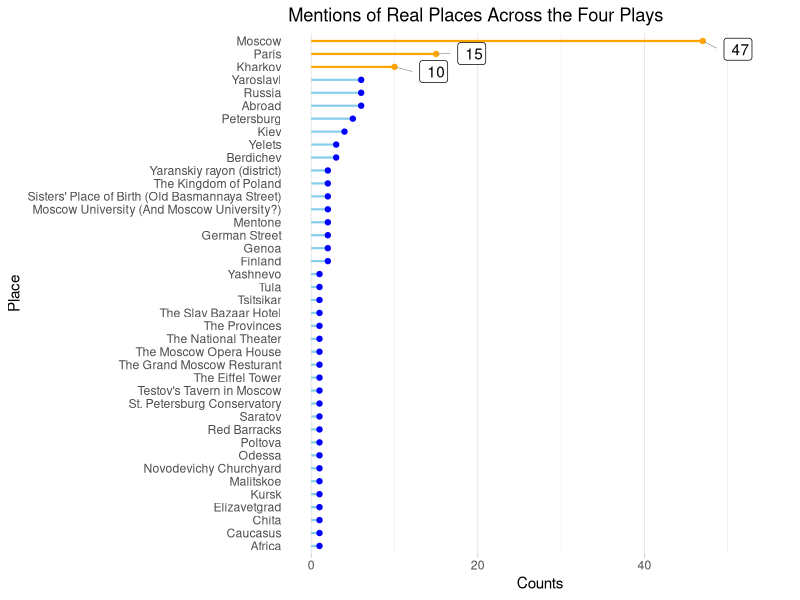
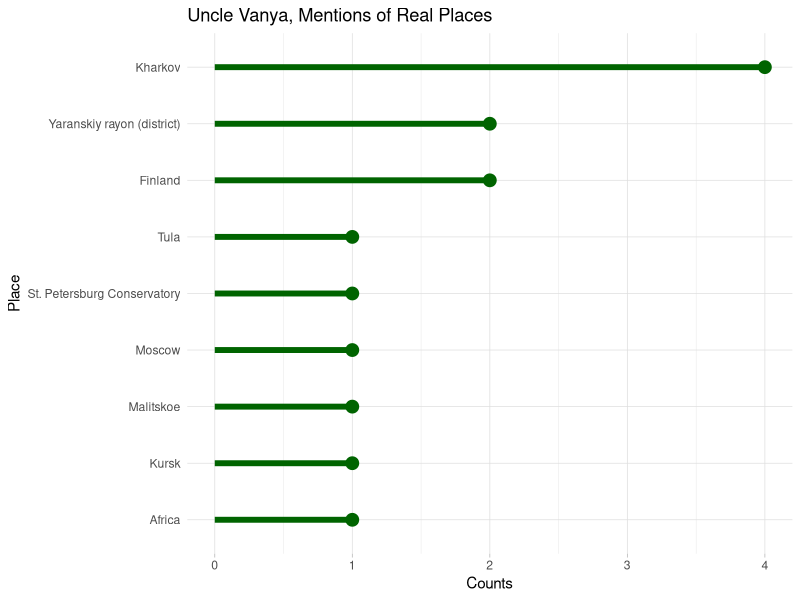
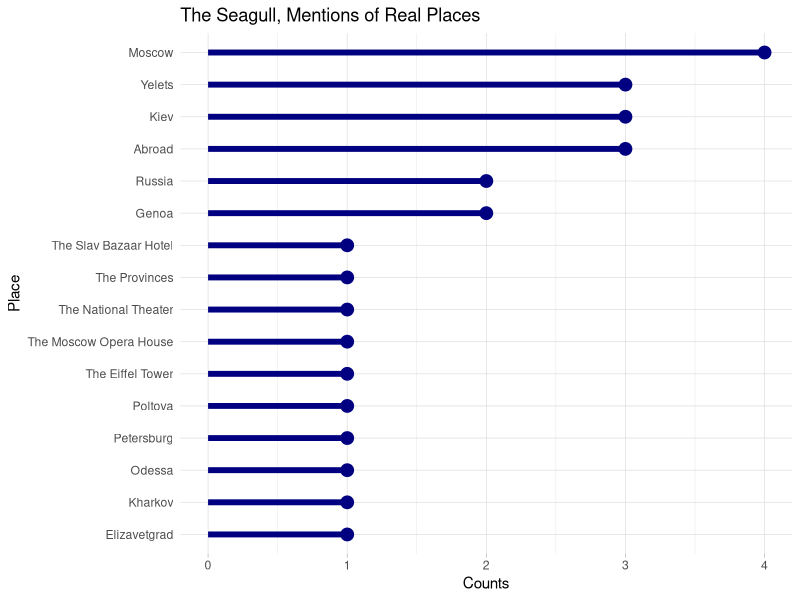
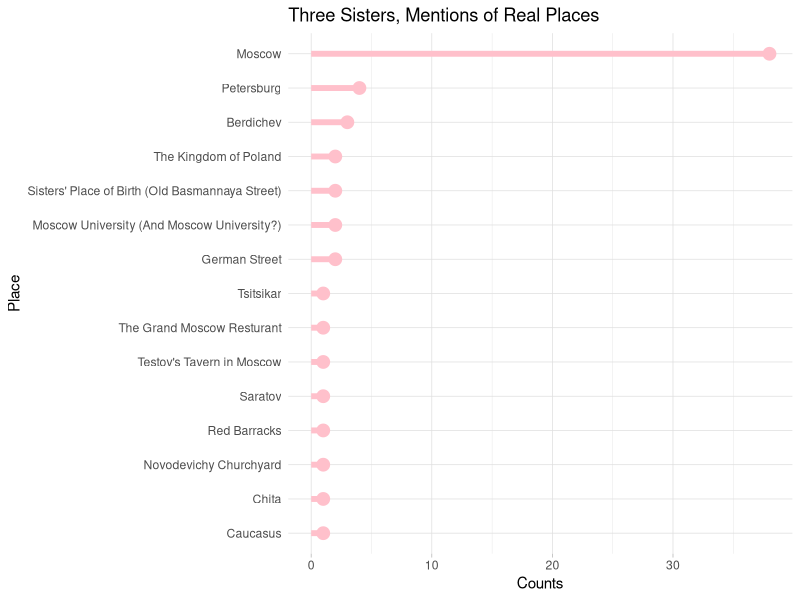
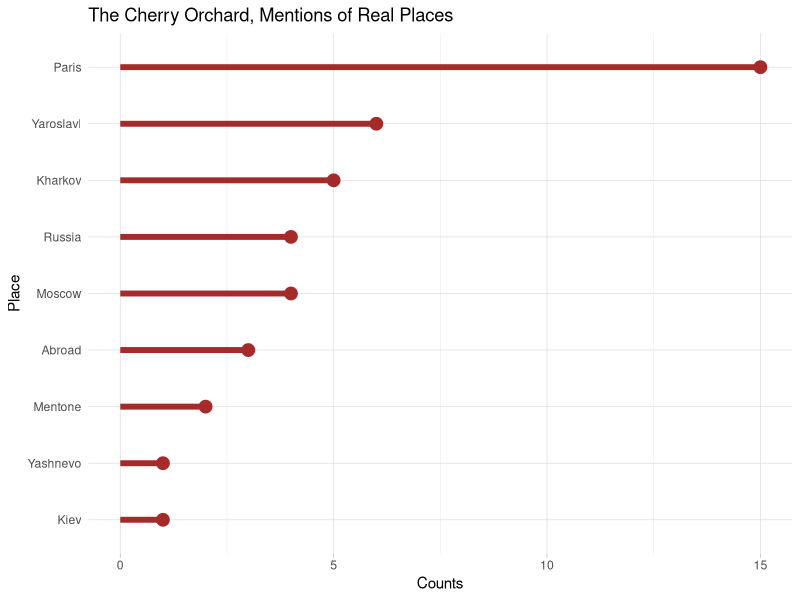
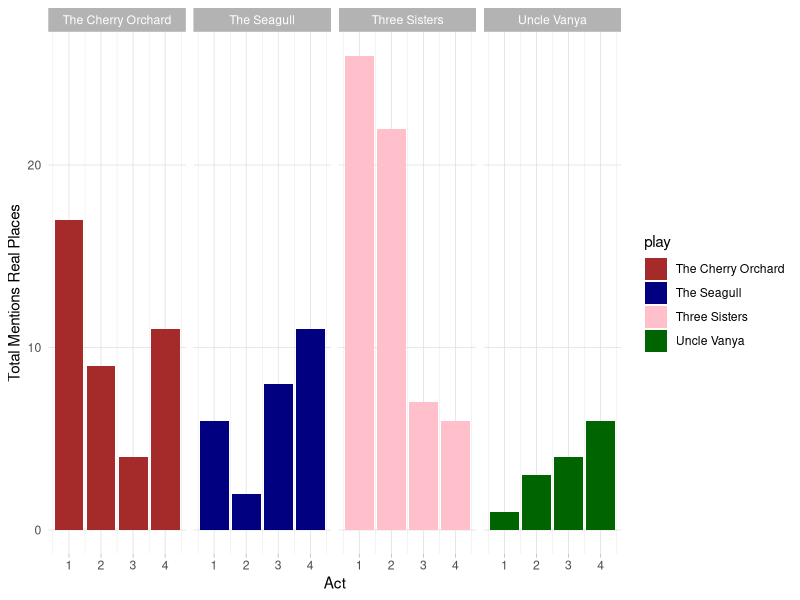

Recreate these plots in R, in order.
## ---- chunk 1
knitr::opts_chunk$set(echo = FALSE, error = FALSE, message = FALSE, warning = FALSE)

# Load libraries
library(tidyverse)
library(ggplot2)
library(readr)
library(stringr)
library(scales)
library(knitr)
library(kableExtra)
library(ggrepel)
## ---- chunk 2

# Load data

counts_real <- read_csv("counts_real_places.csv") %>%
  mutate(period = case_when(
    act == "Act I" ~ 1,
    act == "Act II" ~ 2,
    act == "Act III" ~ 3,
    act == "Act IV" ~ 4
  ))

## ---- chunk 3

# Summarize data across the four plays

counts_total <- counts_real %>%
  group_by(object) %>%
  summarise(total = sum(mentions)) %>%
  ungroup() 

# Reorder

counts_total <-counts_total[order(counts_total$total), ] 
counts_total$object <- factor(counts_total$object, levels = counts_total$object)

# Graph

counts_total %>%
  ggplot(aes(x = reorder(object, -total), y = total, label = total)) +
  geom_segment(aes(x = object, 
                   xend = object,
                   y = 0,
                   yend = total),
                   color = ifelse(counts_total$object %in% 
                                c("Moscow","Kharkov", "Paris"), "orange", "skyblue"),
                   size = .75) +
  geom_point(color = ifelse(counts_total$object %in% 
                              c("Moscow","Kharkov", "Paris"), "orange", "blue")) + 
  geom_label_repel(data = subset(counts_total, total > 9),
                   segment.size  = 0.2,
                   segment.color = "grey50",
                   nudge_y       = 5,
                  # direction     = "x",
                   hjust = 1) + 
  labs(title = "Mentions of Real Places Across the Four Plays") + 
  xlab("Place") +
  ylab("Counts") +
  theme_light() +
  ylim(0,55) +
  coord_flip() +
  theme(
    panel.grid.major.y = element_blank(),
    panel.border = element_blank(),
    axis.ticks.y = element_blank()) 

## ---- chunk 4
#Uncle Vanya 

counts_real_vanya<- counts_real %>%
  filter(play == "Uncle Vanya") %>%
  group_by(object) %>%
  summarize(total = sum(mentions)) %>%
  ungroup()

# Reorder

counts_real_vanya <-counts_real_vanya[order(counts_real_vanya$total), ] 
counts_real_vanya$object <- factor(counts_real_vanya$object, levels = counts_real_vanya$object)

counts_real_vanya %>%
  ggplot(aes(x = reorder(object, -total), y = total)) + 
  geom_segment(aes(x = object, 
                   xend = object,
                   y = 0,
                   yend = total),
               color = "darkgreen",
               size = 2) +
  geom_point(color = "darkgreen", size = 4) + 
  xlab("Place") +
  ylab("Counts") + 
  labs(title = "Uncle Vanya, Mentions of Real Places") +
  ylim(0,4) +
  theme_light() +
  coord_flip() + 
  theme(
    panel.grid.minor.y = element_blank(),
    panel.border = element_blank(),
    axis.ticks.y = element_blank())
  

## ---- chunk 5

v_1 <- counts_real %>%
  filter(play == "Uncle Vanya", act == "Act I") %>%
  select(-period, -play)
  

v_2 <- counts_real %>%
  filter(play == "Uncle Vanya", act == "Act II") %>%
  select(-period, -play)

v_3 <- counts_real %>% 
  filter(play == "Uncle Vanya", act == "Act III") %>%
  select(-period, -play)

v_4 <- counts_real %>%
  filter(play == "Uncle Vanya", act == "Act IV") %>%
  select(-period, -play)
  

rbind(v_1,v_2,v_3,v_4) %>%
  select(-act) %>%
  kable(col.names = 
          c("Place", "Mentions"),
            caption = "Place Mentions by Act, Uncle Vanya") %>%
  kable_styling(bootstrap_options = c("striped", "condensed")) %>%
  group_rows("Act I", 1,1) %>%
  group_rows("Act II", 2, 4) %>%
  group_rows("Act III", 5,7) %>%
  group_rows("Act IV", 8,11)


 

## ---- chunk 6

#Seagull

counts_real_gull<- counts_real %>%
  filter(play == "The Seagull") %>%
  group_by(object) %>%
  summarize(total = sum(mentions)) %>%
  ungroup()

# Reorder

counts_real_gull <-counts_real_gull[order(counts_real_gull$total), ] 
counts_real_gull$object <- factor(counts_real_gull$object, levels = counts_real_gull$object)

counts_real_gull %>%
  ggplot(aes(x = reorder(object, -total), y = total)) + 
  geom_segment(aes(x = object, 
                   xend = object,
                   y = 0,
                   yend = total),
               color = "navy",
               size = 2) +
  geom_point(color = "navy", size = 4) + 
  xlab("Place") +
  ylab("Counts") + 
  labs(title = "The Seagull, Mentions of Real Places") +
  #ylim(0,4) +
  theme_light() +
  coord_flip() + 
  theme(
    panel.grid.minor.y = element_blank(),
    panel.border = element_blank(),
    axis.ticks.y = element_blank())

## ---- chunk 7

gull_1 <- counts_real %>%
  filter(play == "The Seagull", act == "Act I") %>%
  select(-period, -play)
  

gull_2 <- counts_real %>%
  filter(play == "The Seagull", act == "Act II") %>%
  select(-period, -play)

gull_3 <- counts_real %>% 
  filter(play == "The Seagull", act == "Act III") %>%
  select(-period, -play)

gull_4 <- counts_real %>%
  filter(play == "The Seagull", act == "Act IV") %>%
  select(-period, -play)
  

rbind(gull_1,gull_2,gull_3,gull_4) %>%
  select(-act) %>%
  kable(col.names = 
          c("Place", "Mentions"),
            caption = "Place Mentions by Act, The Seagull") %>%
  kable_styling(bootstrap_options = c("striped", "condensed")) %>%
  group_rows("Act I", 1,5) %>%
  group_rows("Act II", 6, 7) %>%
  group_rows("Act III", 8,14) %>%
  group_rows("Act IV", 15,21)

## ---- chunk 8

#Sisters

counts_real_sis<- counts_real %>%
  filter(play == "Three Sisters") %>%
  group_by(object) %>%
  summarize(total = sum(mentions)) %>%
  ungroup()

# Reorder

counts_real_sis <-counts_real_sis[order(counts_real_sis$total), ] 
counts_real_sis$object <- factor(counts_real_sis$object, levels = counts_real_sis$object)

counts_real_sis %>%
  ggplot(aes(x = reorder(object, -total), y = total)) + 
  geom_segment(aes(x = object, 
                   xend = object,
                   y = 0,
                   yend = total),
               color = "pink",
               size = 2) +
  geom_point(color = "pink", size = 4) + 
  xlab("Place") +
  ylab("Counts") + 
  labs(title = "Three Sisters, Mentions of Real Places") +
  #ylim(0,4) +
  theme_light() +
  coord_flip() + 
  theme(
    panel.grid.minor.y = element_blank(),
    panel.border = element_blank(),
    axis.ticks.y = element_blank())

## ---- chunk 9


counts_real %>%
  filter(play == "Three Sisters") %>%
  select(-act, -period, -play) %>%
  kable(col.names = 
          c("Place", "Mentions"),
            caption = "Place Mentions by Act, The Seagull") %>%
  kable_styling(bootstrap_options = c("striped", "condensed")) %>%
  group_rows("Act I", 1,6) %>%
  group_rows("Act II", 7, 14) %>%
  group_rows("Act III", 15,17) %>%
  group_rows("Act IV", 18,20)

## ---- chunk 10

#Cherry Orchard

counts_real_co<- counts_real %>%
  filter(play == "The Cherry Orchard") %>%
  group_by(object) %>%
  summarize(total = sum(mentions)) %>%
  ungroup()

# Reorder

counts_real_co <-counts_real_co[order(counts_real_co$total), ] 
counts_real_co$object <- factor(counts_real_co$object, levels = counts_real_co$object)

counts_real_co %>%
  ggplot(aes(x = reorder(object, -total), y = total)) + 
  geom_segment(aes(x = object, 
                   xend = object,
                   y = 0,
                   yend = total),
               color = "brown",
               size = 2) +
  geom_point(color = "brown", size = 4) + 
  xlab("Place") +
  ylab("Counts") + 
  labs(title = "The Cherry Orchard, Mentions of Real Places") +
  #ylim(0,4) +
  theme_light() +
  coord_flip() + 
  theme(
    panel.grid.minor.y = element_blank(),
    panel.border = element_blank(),
    axis.ticks.y = element_blank())

## ---- chunk 11

counts_real %>%
  filter(play == "The Cherry Orchard") %>%
  select(-act, -period, -play) %>%
  kable(col.names = 
          c("Place", "Mentions"),
            caption = "Place Mentions by Act, The Seagull") %>%
  kable_styling(bootstrap_options = c("striped", "condensed")) %>%
  group_rows("Act I", 1,7) %>%
  group_rows("Act II", 8, 12) %>%
  group_rows("Act III", 13,14) %>%
  group_rows("Act IV", 15,20)


## ---- chunk 12

counts_real %>%
  group_by(period,play) %>%
  select(-act, -object) %>%
  summarise(total = sum(mentions)) %>% 
  ggplot(aes(x = period, y = total, fill = play)) +
  geom_col() + 
  facet_wrap(~play, nrow = 1, ncol = 4) + 
  xlab("Act") +
  ylab("Total Mentions Real Places") +
    theme_light() +
  theme(
    panel.grid.minor.y = element_blank(),
    panel.border = element_blank(),
    axis.ticks.y = element_blank()) +
    scale_fill_manual(values = c("brown", "navy", "pink", "darkgreen"))
  
  
